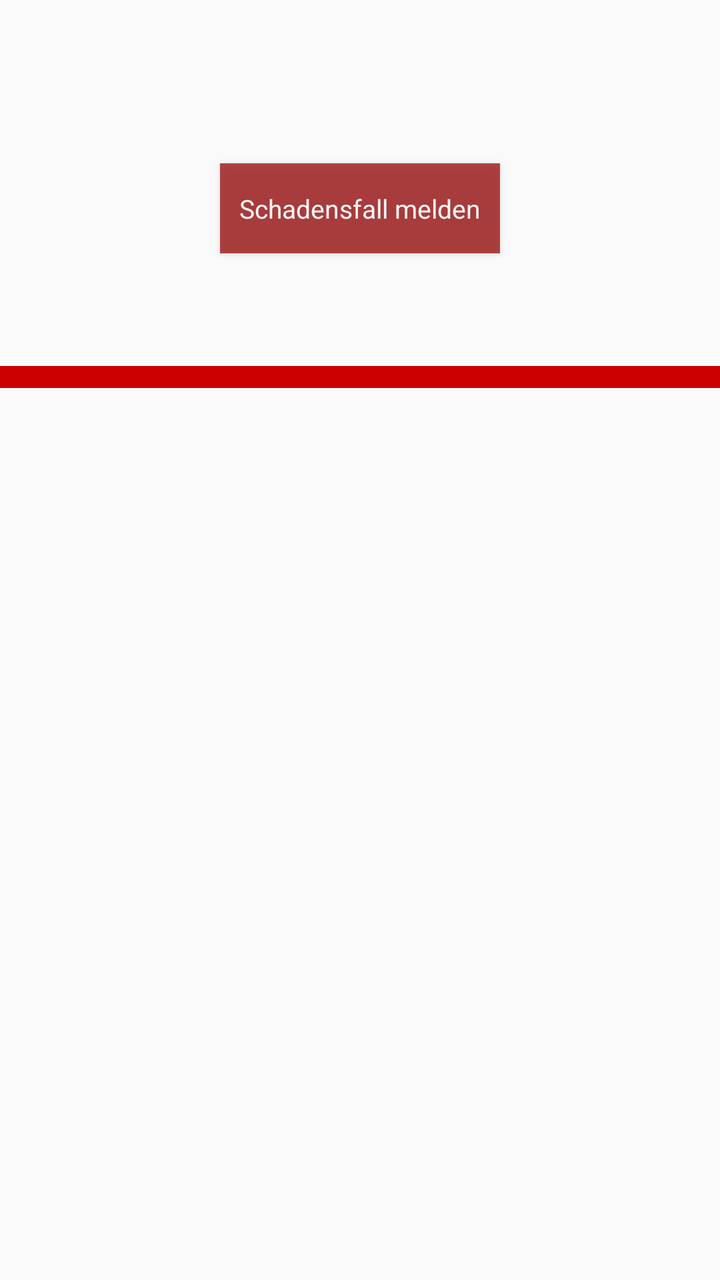
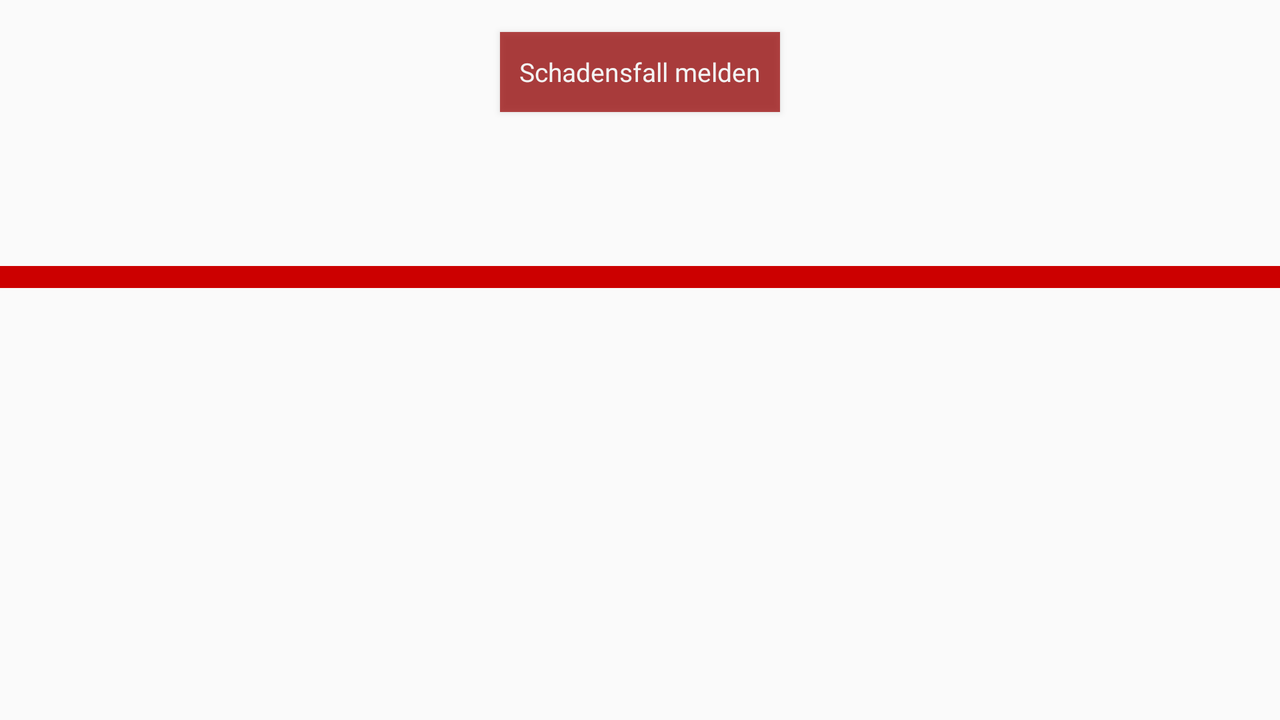

One screen, two layout resources from the same app: the default and the author's alternative for another configuration. Each is rendered where Android would select it; the XML of both is given below.
<!-- AndroidManifest.xml: application theme AppTheme -->
<!-- res/layout/fragment_schadensfall.xml -->
<FrameLayout xmlns:android="http://schemas.android.com/apk/res/android"
    xmlns:app="http://schemas.android.com/apk/res-auto"
    xmlns:tools="http://schemas.android.com/tools"
    android:layout_width="match_parent"
    android:layout_height="match_parent"
    tools:context="de.uni_stuttgart.informatik.sopra.sopraapp.SchadensfallFragment">

    <TextView
        android:id="@+id/damage_view"
        android:layout_width="match_parent"
        android:layout_height="match_parent" />

    <android.support.constraint.ConstraintLayout
        android:layout_width="match_parent"
        android:layout_height="match_parent"
        tools:layout_editor_absoluteX="0dp"
        tools:layout_editor_absoluteY="0dp">

        <Button
            android:id="@+id/dmg_rep_btn"
            style="@android:style/Widget.Holo.Button"
            android:layout_width="140dp"
            android:layout_height="45sp"
            android:layout_marginBottom="8dp"
            android:layout_marginTop="8dp"
            android:background="@color/alerting_red"
            android:elevation="10dp"
            android:fontFamily="sans-serif"
            android:text="@string/report_dmg"
            android:textAlignment="center"
            android:textSize="13sp"
            app:layout_constraintBottom_toTopOf="@+id/view_divider"
            app:layout_constraintLeft_toLeftOf="parent"
            app:layout_constraintRight_toRightOf="parent"
            app:layout_constraintTop_toTopOf="parent"
            app:layout_constraintVertical_bias="0.605"
            tools:layout_constraintLeft_creator="1"
            tools:layout_constraintRight_creator="1" />

        <android.support.constraint.Guideline
            android:id="@+id/guideline_vertical_in_center"
            android:layout_width="wrap_content"
            android:layout_height="wrap_content"
            android:orientation="vertical"
            app:layout_constraintGuide_percent="0.5"
            tools:layout_editor_absoluteX="192dp"
            tools:layout_editor_absoluteY="0dp" />

        <View
            android:id="@+id/view_divider"
            android:layout_width="0dp"
            android:layout_height="11dp"
            android:background="@android:color/holo_red_dark"
            app:layout_constraintRight_toRightOf="parent"
            app:layout_constraintLeft_toLeftOf="parent"
            tools:layout_constraintRight_creator="1"
            tools:layout_constraintBottom_creator="1"
            app:layout_constraintBottom_toTopOf="@+id/listView1"
            tools:layout_constraintLeft_creator="1"
            android:layout_marginBottom="1dp" />

        <ListView
            android:id="@+id/listView1"
            android:layout_width="0dp"
            android:layout_height="445dp"
            app:layout_constraintBottom_toBottomOf="parent"
            app:layout_constraintLeft_toLeftOf="parent"
            app:layout_constraintRight_toRightOf="parent"
            app:layout_constraintHorizontal_bias="1.0"
            tools:layout_constraintRight_creator="1"
            tools:layout_constraintLeft_creator="1" />


    </android.support.constraint.ConstraintLayout>


</FrameLayout>
<!-- resources referenced by this layout -->
<resources>
  <color name="alerting_red">#b7990000</color>
  <string name="report_dmg">Schadensfall melden</string>
  <style name="AppTheme" parent="Theme.AppCompat.Light.NoActionBar">
          
          <item name="colorPrimary">@color/colorPrimary</item>
          <item name="colorPrimaryDark">@color/colorPrimaryDark</item>
          <item name="colorAccent">@color/colorAccent</item>
          <item name="android:windowTranslucentStatus">true</item>
          <item name="android:actionMenuTextColor">@color/list_header_colour</item>
  
          <item name="autoCompleteTextViewStyle">@style/cursorColor</item>
      </style>
  <color name="colorPrimary">#dfba11</color>
  <color name="colorPrimaryDark">#dfba11</color>
  <color name="colorAccent">#dfba11</color>
  <color name="list_header_colour">#5a5959</color>
  <style name="cursorColor" parent="Widget.AppCompat.AutoCompleteTextView">
          <item name="android:textCursorDrawable">@drawable/cursor</item>
      </style>
  <!-- drawable cursor (drawable) -->
  <?xml version="1.0" encoding="utf-8"?>
  <shape xmlns:android="http://schemas.android.com/apk/res/android"
      android:shape="rectangle" >
      <solid android:color="@color/list_detailed_detail_color" />
      <size android:width="1dp" />
  </shape>
  <color name="list_detailed_detail_color">#999898</color>
</resources>
<!-- res/layout-land/fragment_schadensfall.xml (the author's variant of the layout above) -->
<!-- drawn on the phone turned sideways -->
<FrameLayout xmlns:android="http://schemas.android.com/apk/res/android"
    xmlns:app="http://schemas.android.com/apk/res-auto"
    xmlns:tools="http://schemas.android.com/tools"
    android:layout_width="match_parent"
    android:layout_height="match_parent"
    tools:context="de.uni_stuttgart.informatik.sopra.sopraapp.SchadensfallFragment">

    <TextView
        android:id="@+id/damage_view"
        android:layout_width="match_parent"
        android:layout_height="match_parent" />

    <android.support.constraint.ConstraintLayout
        android:layout_width="match_parent"
        android:layout_height="match_parent"
        tools:layout_editor_absoluteX="0dp"
        tools:layout_editor_absoluteY="0dp">

        <Button
            android:id="@+id/dmg_rep_btn"
            style="@android:style/Widget.Holo.Button"
            android:layout_width="140dp"
            android:layout_height="40sp"
            android:layout_marginTop="16dp"
            android:background="@color/alerting_red"
            android:elevation="10dp"
            android:fontFamily="sans-serif"
            android:text="@string/report_dmg"
            android:textAlignment="center"
            android:textSize="13sp"
            app:layout_constraintHorizontal_bias="0.507"
            app:layout_constraintLeft_toLeftOf="@+id/guideline_vertical_in_center"
            app:layout_constraintRight_toLeftOf="@+id/guideline_vertical_in_center"
            app:layout_constraintTop_toTopOf="parent"
            tools:layout_constraintLeft_creator="1"
            tools:layout_constraintRight_creator="1"
            tools:layout_constraintTop_creator="1" />

        <android.support.constraint.Guideline
            android:id="@+id/guideline_vertical_in_center"
            android:layout_width="wrap_content"
            android:layout_height="wrap_content"
            android:orientation="vertical"
            app:layout_constraintGuide_percent="0.5"
            tools:layout_editor_absoluteX="267dp"
            tools:layout_editor_absoluteY="0dp" />

        <View
            android:id="@+id/view_divider"
            android:layout_width="0dp"
            android:layout_height="11dp"
            android:background="@android:color/holo_red_dark"
            app:layout_constraintBottom_toTopOf="@+id/listView1"
            app:layout_constraintRight_toRightOf="parent"
            app:layout_constraintLeft_toLeftOf="parent"
            tools:layout_constraintRight_creator="1"
            tools:layout_constraintLeft_creator="1"
            app:layout_constraintHorizontal_bias="0.0"
            app:layout_constraintTop_toTopOf="parent"
            android:layout_marginTop="8dp"
            app:layout_constraintVertical_bias="1.0" />

        <ListView
            android:id="@+id/listView1"
            android:layout_width="0dp"
            android:layout_height="215sp"
            android:layout_marginTop="8dp"
            app:layout_constraintBottom_toBottomOf="parent"
            app:layout_constraintHorizontal_bias="0.0"
            app:layout_constraintLeft_toLeftOf="parent"
            app:layout_constraintRight_toRightOf="parent"
            app:layout_constraintTop_toTopOf="parent"
            app:layout_constraintVertical_bias="0.992"
            tools:layout_constraintLeft_creator="1"
            tools:layout_constraintRight_creator="1" />


    </android.support.constraint.ConstraintLayout>


</FrameLayout>
